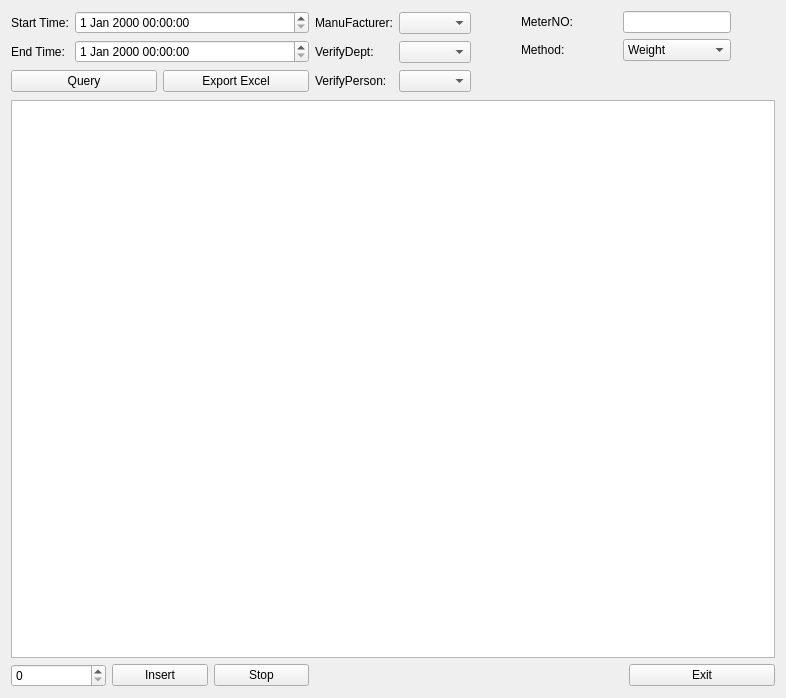
<?xml version="1.0" encoding="UTF-8"?>
<ui version="4.0">
 <class>PlaParamResultClass</class>
 <widget class="QWidget" name="PlaParamResultClass">
  <property name="geometry">
   <rect>
    <x>0</x>
    <y>0</y>
    <width>786</width>
    <height>698</height>
   </rect>
  </property>
  <property name="windowTitle">
   <string>Flow Verify Result</string>
  </property>
  <layout class="QGridLayout" name="gridLayout_4">
   <item row="0" column="0" colspan="2">
    <layout class="QGridLayout" name="gridLayout">
     <item row="0" column="0">
      <widget class="QLabel" name="label">
       <property name="sizePolicy">
        <sizepolicy hsizetype="Fixed" vsizetype="Preferred">
         <horstretch>0</horstretch>
         <verstretch>0</verstretch>
        </sizepolicy>
       </property>
       <property name="text">
        <string>Start Time:</string>
       </property>
      </widget>
     </item>
     <item row="0" column="1">
      <widget class="QDateTimeEdit" name="startDateTime"/>
     </item>
     <item row="1" column="0">
      <widget class="QLabel" name="label_2">
       <property name="sizePolicy">
        <sizepolicy hsizetype="Fixed" vsizetype="Preferred">
         <horstretch>0</horstretch>
         <verstretch>0</verstretch>
        </sizepolicy>
       </property>
       <property name="text">
        <string>End Time:</string>
       </property>
      </widget>
     </item>
     <item row="1" column="1">
      <widget class="QDateTimeEdit" name="endDateTime"/>
     </item>
    </layout>
   </item>
   <item row="0" column="2" rowspan="2">
    <layout class="QGridLayout" name="gridLayout_2">
     <item row="0" column="0">
      <widget class="QLabel" name="label_4">
       <property name="sizePolicy">
        <sizepolicy hsizetype="Fixed" vsizetype="Preferred">
         <horstretch>0</horstretch>
         <verstretch>0</verstretch>
        </sizepolicy>
       </property>
       <property name="text">
        <string>ManuFacturer:</string>
       </property>
      </widget>
     </item>
     <item row="0" column="1">
      <widget class="QComboBox" name="cmbManufactDept">
       <property name="sizePolicy">
        <sizepolicy hsizetype="Preferred" vsizetype="Fixed">
         <horstretch>0</horstretch>
         <verstretch>0</verstretch>
        </sizepolicy>
       </property>
      </widget>
     </item>
     <item row="1" column="0">
      <widget class="QLabel" name="label_5">
       <property name="sizePolicy">
        <sizepolicy hsizetype="Fixed" vsizetype="Preferred">
         <horstretch>0</horstretch>
         <verstretch>0</verstretch>
        </sizepolicy>
       </property>
       <property name="text">
        <string>VerifyDept:</string>
       </property>
      </widget>
     </item>
     <item row="1" column="1">
      <widget class="QComboBox" name="cmbVerifyDept">
       <property name="sizePolicy">
        <sizepolicy hsizetype="Preferred" vsizetype="Fixed">
         <horstretch>0</horstretch>
         <verstretch>0</verstretch>
        </sizepolicy>
       </property>
      </widget>
     </item>
     <item row="2" column="0">
      <widget class="QLabel" name="label_3">
       <property name="sizePolicy">
        <sizepolicy hsizetype="Preferred" vsizetype="Preferred">
         <horstretch>0</horstretch>
         <verstretch>0</verstretch>
        </sizepolicy>
       </property>
       <property name="text">
        <string>VerifyPerson:</string>
       </property>
      </widget>
     </item>
     <item row="2" column="1">
      <widget class="QComboBox" name="cmbVerifyPerson">
       <property name="sizePolicy">
        <sizepolicy hsizetype="Preferred" vsizetype="Fixed">
         <horstretch>0</horstretch>
         <verstretch>0</verstretch>
        </sizepolicy>
       </property>
      </widget>
     </item>
    </layout>
   </item>
   <item row="0" column="3" colspan="2">
    <layout class="QGridLayout" name="gridLayout_3">
     <item row="0" column="0">
      <widget class="QLabel" name="label_6">
       <property name="sizePolicy">
        <sizepolicy hsizetype="Fixed" vsizetype="Fixed">
         <horstretch>0</horstretch>
         <verstretch>0</verstretch>
        </sizepolicy>
       </property>
       <property name="text">
        <string>MeterNO:</string>
       </property>
      </widget>
     </item>
     <item row="0" column="1">
      <widget class="QLineEdit" name="lnEditMeterNO">
       <property name="sizePolicy">
        <sizepolicy hsizetype="Fixed" vsizetype="Fixed">
         <horstretch>0</horstretch>
         <verstretch>0</verstretch>
        </sizepolicy>
       </property>
      </widget>
     </item>
     <item row="1" column="0">
      <widget class="QLabel" name="label_7">
       <property name="sizePolicy">
        <sizepolicy hsizetype="Fixed" vsizetype="Fixed">
         <horstretch>0</horstretch>
         <verstretch>0</verstretch>
        </sizepolicy>
       </property>
       <property name="text">
        <string>Method:</string>
       </property>
      </widget>
     </item>
     <item row="1" column="1">
      <widget class="QComboBox" name="cmbMethod">
       <item>
        <property name="text">
         <string>Weight</string>
        </property>
       </item>
       <item>
        <property name="text">
         <string>StdMeter</string>
        </property>
       </item>
      </widget>
     </item>
    </layout>
   </item>
   <item row="1" column="0">
    <widget class="QPushButton" name="btnQuery">
     <property name="sizePolicy">
      <sizepolicy hsizetype="Preferred" vsizetype="Fixed">
       <horstretch>0</horstretch>
       <verstretch>0</verstretch>
      </sizepolicy>
     </property>
     <property name="text">
      <string>Query</string>
     </property>
    </widget>
   </item>
   <item row="1" column="1">
    <widget class="QPushButton" name="btnExport">
     <property name="text">
      <string>Export Excel</string>
     </property>
    </widget>
   </item>
   <item row="1" column="3">
    <spacer name="verticalSpacer">
     <property name="orientation">
      <enum>Qt::Vertical</enum>
     </property>
     <property name="sizeType">
      <enum>QSizePolicy::Preferred</enum>
     </property>
     <property name="sizeHint" stdset="0">
      <size>
       <width>20</width>
       <height>25</height>
      </size>
     </property>
    </spacer>
   </item>
   <item row="2" column="0" colspan="5">
    <widget class="QTableView" name="tableView"/>
   </item>
   <item row="3" column="0" colspan="2">
    <layout class="QHBoxLayout" name="horizontalLayout">
     <item>
      <widget class="QSpinBox" name="spinBoxNums">
       <property name="maximum">
        <number>999999999</number>
       </property>
      </widget>
     </item>
     <item>
      <widget class="QPushButton" name="btnInsert">
       <property name="text">
        <string>Insert</string>
       </property>
      </widget>
     </item>
     <item>
      <widget class="QPushButton" name="btnStop">
       <property name="text">
        <string>Stop</string>
       </property>
      </widget>
     </item>
    </layout>
   </item>
   <item row="3" column="2" colspan="2">
    <spacer name="horizontalSpacer_2">
     <property name="orientation">
      <enum>Qt::Horizontal</enum>
     </property>
     <property name="sizeHint" stdset="0">
      <size>
       <width>231</width>
       <height>20</height>
      </size>
     </property>
    </spacer>
   </item>
   <item row="3" column="4">
    <widget class="QPushButton" name="btnExit">
     <property name="sizePolicy">
      <sizepolicy hsizetype="Preferred" vsizetype="Fixed">
       <horstretch>0</horstretch>
       <verstretch>0</verstretch>
      </sizepolicy>
     </property>
     <property name="text">
      <string>Exit</string>
     </property>
    </widget>
   </item>
  </layout>
 </widget>
 <resources/>
 <connections/>
</ui>
